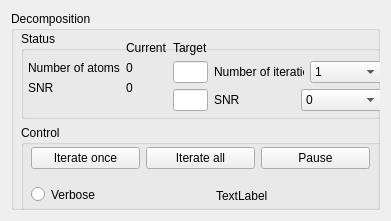
        <widget class="QWidget" name="verticalLayout_5" >
         <property name="geometry" >
          <rect>
           <x>550</x>
           <y>30</y>
           <width>391</width>
           <height>221</height>
          </rect>
         </property>
         <layout class="QVBoxLayout" >
          <item>
           <widget class="QGroupBox" name="groupBox_5" >
            <property name="title" >
             <string>Decomposition</string>
            </property>
            <widget class="QWidget" name="verticalLayout_7" >
             <property name="geometry" >
              <rect>
               <x>10</x>
               <y>20</y>
               <width>371</width>
               <height>181</height>
              </rect>
             </property>
             <layout class="QVBoxLayout" >
              <item>
               <layout class="QVBoxLayout" >
                <item>
                 <widget class="QGroupBox" name="groupBox_25" >
                  <property name="title" >
                   <string>Status</string>
                  </property>
                  <widget class="QWidget" name="horizontalLayout_7" >
                   <property name="geometry" >
                    <rect>
                     <x>7</x>
                     <y>10</y>
                     <width>354</width>
                     <height>82</height>
                    </rect>
                   </property>
                   <layout class="QHBoxLayout" >
                    <item>
                     <spacer>
                      <property name="orientation" >
                       <enum>Qt::Horizontal</enum>
                      </property>
                      <property name="sizeHint" >
                       <size>
                        <width>40</width>
                        <height>20</height>
                       </size>
                      </property>
                     </spacer>
                    </item>
                    <item>
                     <layout class="QVBoxLayout" >
                      <item>
                       <widget class="QLabel" name="label_27" >
                        <property name="text" >
                         <string/>
                        </property>
                        <property name="scaledContents" >
                         <bool>true</bool>
                        </property>
                       </widget>
                      </item>
                      <item>
                       <widget class="QLabel" name="labelNumIter_2" >
                        <property name="text" >
                         <string>Number of atoms</string>
                        </property>
                       </widget>
                      </item>
                      <item>
                       <widget class="QLabel" name="labelSNR_2" >
                        <property name="text" >
                         <string>SNR</string>
                        </property>
                       </widget>
                      </item>
                      <item>
                       <spacer>
                        <property name="orientation" >
                         <enum>Qt::Vertical</enum>
                        </property>
                        <property name="sizeHint" >
                         <size>
                          <width>20</width>
                          <height>40</height>
                         </size>
                        </property>
                       </spacer>
                      </item>
                     </layout>
                    </item>
                    <item>
                     <layout class="QVBoxLayout" >
                      <item>
                       <widget class="QLabel" name="label_19" >
                        <property name="text" >
                         <string>Current</string>
                        </property>
                        <property name="scaledContents" >
                         <bool>true</bool>
                        </property>
                       </widget>
                      </item>
                      <item>
                       <widget class="QLabel" name="labelNumIter" >
                        <property name="text" >
                         <string>0</string>
                        </property>
                       </widget>
                      </item>
                      <item>
                       <widget class="QLabel" name="labelSNR" >
                        <property name="text" >
                         <string>0</string>
                        </property>
                       </widget>
                      </item>
                      <item>
                       <spacer>
                        <property name="orientation" >
                         <enum>Qt::Vertical</enum>
                        </property>
                        <property name="sizeHint" >
                         <size>
                          <width>20</width>
                          <height>40</height>
                         </size>
                        </property>
                       </spacer>
                      </item>
                     </layout>
                    </item>
                    <item>
                     <layout class="QVBoxLayout" >
                      <item>
                       <widget class="QLabel" name="label_28" >
                        <property name="text" >
                         <string>Target</string>
                        </property>
                        <property name="scaledContents" >
                         <bool>true</bool>
                        </property>
                       </widget>
                      </item>
                      <item>
                       <widget class="QLineEdit" name="lineEditNumIter" />
                      </item>
                      <item>
                       <widget class="QLineEdit" name="lineEditSNR" />
                      </item>
                      <item>
                       <spacer>
                        <property name="orientation" >
                         <enum>Qt::Vertical</enum>
                        </property>
                        <property name="sizeHint" >
                         <size>
                          <width>20</width>
                          <height>40</height>
                         </size>
                        </property>
                       </spacer>
                      </item>
                      <item>
                       <spacer>
                        <property name="orientation" >
                         <enum>Qt::Vertical</enum>
                        </property>
                        <property name="sizeHint" >
                         <size>
                          <width>20</width>
                          <height>40</height>
                         </size>
                        </property>
                       </spacer>
                      </item>
                     </layout>
                    </item>
                    <item>
                     <layout class="QVBoxLayout" >
                      <item>
                       <widget class="QLabel" name="label_32" >
                        <property name="text" >
                         <string/>
                        </property>
                        <property name="scaledContents" >
                         <bool>true</bool>
                        </property>
                       </widget>
                      </item>
                      <item>
                       <layout class="QHBoxLayout" >
                        <item>
                         <widget class="QLabel" name="label" >
                          <property name="text" >
                           <string>Number of iteration</string>
                          </property>
                         </widget>
                        </item>
                        <item>
                         <widget class="QComboBox" name="comboBoxNumIter" >
                          <item>
                           <property name="text" >
                            <string>1</string>
                           </property>
                          </item>
                          <item>
                           <property name="text" >
                            <string>5</string>
                           </property>
                          </item>
                          <item>
                           <property name="text" >
                            <string>10</string>
                           </property>
                          </item>
                          <item>
                           <property name="text" >
                            <string>20</string>
                           </property>
                          </item>
                          <item>
                           <property name="text" >
                            <string>50</string>
                           </property>
                          </item>
                          <item>
                           <property name="text" >
                            <string>100</string>
                           </property>
                          </item>
                          <item>
                           <property name="text" >
                            <string>200</string>
                           </property>
                          </item>
                          <item>
                           <property name="text" >
                            <string>500</string>
                           </property>
                          </item>
                          <item>
                           <property name="text" >
                            <string>1000</string>
                           </property>
                          </item>
                          <item>
                           <property name="text" >
                            <string>5000</string>
                           </property>
                          </item>
                          <item>
                           <property name="text" >
                            <string>10000</string>
                           </property>
                          </item>
                          <item>
                           <property name="text" >
                            <string>50000</string>
                           </property>
                          </item>
                          <item>
                           <property name="text" >
                            <string>100000</string>
                           </property>
                          </item>
                         </widget>
                        </item>
                       </layout>
                      </item>
                      <item>
                       <layout class="QHBoxLayout" >
                        <item>
                         <widget class="QLabel" name="label_2" >
                          <property name="text" >
                           <string>SNR</string>
                          </property>
                         </widget>
                        </item>
                        <item>
                         <widget class="QComboBox" name="comboBoxSnr" >
                          <item>
                           <property name="text" >
                            <string>0</string>
                           </property>
                          </item>
                          <item>
                           <property name="text" >
                            <string>5</string>
                           </property>
                          </item>
                          <item>
                           <property name="text" >
                            <string>10</string>
                           </property>
                          </item>
                          <item>
                           <property name="text" >
                            <string>15</string>
                           </property>
                          </item>
                          <item>
                           <property name="text" >
                            <string>20</string>
                           </property>
                          </item>
                          <item>
                           <property name="text" >
                            <string>25</string>
                           </property>
                          </item>
                          <item>
                           <property name="text" >
                            <string>30</string>
                           </property>
                          </item>
                          <item>
                           <property name="text" >
                            <string>45</string>
                           </property>
                          </item>
                          <item>
                           <property name="text" >
                            <string>50</string>
                           </property>
                          </item>
                          <item>
                           <property name="text" >
                            <string>60</string>
                           </property>
                          </item>
                          <item>
                           <property name="text" >
                            <string>80</string>
                           </property>
                          </item>
                          <item>
                           <property name="text" >
                            <string>90</string>
                           </property>
                          </item>
                          <item>
                           <property name="text" >
                            <string>100</string>
                           </property>
                          </item>
                         </widget>
                        </item>
                       </layout>
                      </item>
                      <item>
                       <spacer>
                        <property name="orientation" >
                         <enum>Qt::Vertical</enum>
                        </property>
                        <property name="sizeHint" >
                         <size>
                          <width>20</width>
                          <height>40</height>
                         </size>
                        </property>
                       </spacer>
                      </item>
                     </layout>
                    </item>
                    <item>
                     <spacer>
                      <property name="orientation" >
                       <enum>Qt::Horizontal</enum>
                      </property>
                      <property name="sizeHint" >
                       <size>
                        <width>40</width>
                        <height>20</height>
                       </size>
                      </property>
                     </spacer>
                    </item>
                   </layout>
                  </widget>
                 </widget>
                </item>
               </layout>
              </item>
              <item>
               <layout class="QVBoxLayout" >
                <item>
                 <widget class="QGroupBox" name="groupBox_24" >
                  <property name="title" >
                   <string>Control</string>
                  </property>
                  <widget class="QWidget" name="horizontalLayout_6" >
                   <property name="geometry" >
                    <rect>
                     <x>10</x>
                     <y>20</y>
                     <width>339</width>
                     <height>26</height>
                    </rect>
                   </property>
                   <layout class="QHBoxLayout" >
                    <item>
                     <widget class="QPushButton" name="pushButtonIterateOnce" >
                      <property name="text" >
                       <string>Iterate once</string>
                      </property>
                     </widget>
                    </item>
                    <item>
                     <widget class="QPushButton" name="pushButtonIterateAll" >
                      <property name="text" >
                       <string>Iterate all</string>
                      </property>
                     </widget>
                    </item>
                    <item>
                     <widget class="QPushButton" name="pushButtonStopIterate" >
                      <property name="text" >
                       <string>Pause</string>
                      </property>
                     </widget>
                    </item>
                   </layout>
                  </widget>
                  <widget class="QRadioButton" name="radioButtonVerbose" >
                   <property name="geometry" >
                    <rect>
                     <x>10</x>
                     <y>60</y>
                     <width>162</width>
                     <height>19</height>
                    </rect>
                   </property>
                   <property name="text" >
                    <string>Verbose</string>
                   </property>
                  </widget>
                  <widget class="QWidget" name="layoutWidget_12" >
                   <property name="geometry" >
                    <rect>
                     <x>90</x>
                     <y>60</y>
                     <width>261</width>
                     <height>22</height>
                    </rect>
                   </property>
                   <layout class="QHBoxLayout" >
                    <item>
                     <spacer>
                      <property name="orientation" >
                       <enum>Qt::Horizontal</enum>
                      </property>
                      <property name="sizeHint" >
                       <size>
                        <width>40</width>
                        <height>20</height>
                       </size>
                      </property>
                     </spacer>
                    </item>
                    <item>
                     <widget class="QLabel" name="label_progress" >
                      <property name="text" >
                       <string>TextLabel</string>
                      </property>
                     </widget>
                    </item>
                    <item>
                     <spacer>
                      <property name="orientation" >
                       <enum>Qt::Horizontal</enum>
                      </property>
                      <property name="sizeHint" >
                       <size>
                        <width>40</width>
                        <height>20</height>
                       </size>
                      </property>
                     </spacer>
                    </item>
                   </layout>
                  </widget>
                 </widget>
                </item>
               </layout>
              </item>
             </layout>
            </widget>
           </widget>
          </item>
         </layout>
        </widget>
